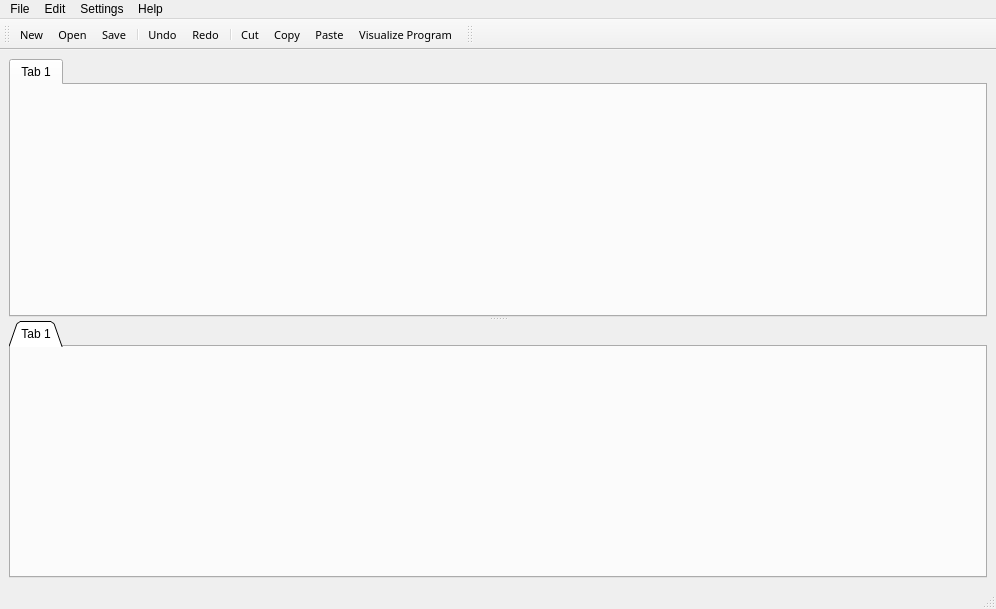
<?xml version="1.0" encoding="UTF-8"?>
<ui version="4.0">
 <class>MainWindow</class>
 <widget class="QMainWindow" name="MainWindow">
  <property name="geometry">
   <rect>
    <x>0</x>
    <y>0</y>
    <width>996</width>
    <height>609</height>
   </rect>
  </property>
  <property name="windowTitle">
   <string>Kipr's Instructional Software System</string>
  </property>
  <widget class="QWidget" name="ui_centralwidget">
   <layout class="QVBoxLayout">
    <item>
     <widget class="QSplitter" name="ui_splitter">
      <property name="orientation">
       <enum>Qt::Vertical</enum>
      </property>
      <property name="childrenCollapsible">
       <bool>false</bool>
      </property>
      <widget class="QTabWidget" name="ui_tabWidget">
       <property name="sizePolicy">
        <sizepolicy hsizetype="Expanding" vsizetype="Preferred">
         <horstretch>1</horstretch>
         <verstretch>1</verstretch>
        </sizepolicy>
       </property>
       <property name="tabPosition">
        <enum>QTabWidget::North</enum>
       </property>
       <property name="currentIndex">
        <number>0</number>
       </property>
       <property name="elideMode">
        <enum>Qt::ElideRight</enum>
       </property>
       <widget class="QWidget" name="tab">
        <attribute name="title">
         <string>Tab 1</string>
        </attribute>
       </widget>
      </widget>
      <widget class="QTabWidget" name="ui_errorView">
       <property name="sizePolicy">
        <sizepolicy hsizetype="Expanding" vsizetype="Preferred">
         <horstretch>1</horstretch>
         <verstretch>1</verstretch>
        </sizepolicy>
       </property>
       <property name="minimumSize">
        <size>
         <width>0</width>
         <height>0</height>
        </size>
       </property>
       <property name="maximumSize">
        <size>
         <width>16777215</width>
         <height>16777215</height>
        </size>
       </property>
       <property name="tabShape">
        <enum>QTabWidget::Triangular</enum>
       </property>
       <property name="currentIndex">
        <number>0</number>
       </property>
       <widget class="QWidget" name="tab_2">
        <attribute name="title">
         <string>Tab 1</string>
        </attribute>
       </widget>
      </widget>
     </widget>
    </item>
   </layout>
  </widget>
  <widget class="QStatusBar" name="ui_statusbar"/>
  <widget class="QToolBar" name="ui_mainToolBar">
   <property name="sizePolicy">
    <sizepolicy hsizetype="Preferred" vsizetype="Fixed">
     <horstretch>0</horstretch>
     <verstretch>0</verstretch>
    </sizepolicy>
   </property>
   <property name="font">
    <font>
     <family>Sans Serif</family>
     <pointsize>8</pointsize>
    </font>
   </property>
   <property name="windowTitle">
    <string>Editor Tools</string>
   </property>
   <property name="movable">
    <bool>true</bool>
   </property>
   <property name="allowedAreas">
    <set>Qt::AllToolBarAreas</set>
   </property>
   <property name="iconSize">
    <size>
     <width>16</width>
     <height>16</height>
    </size>
   </property>
   <property name="toolButtonStyle">
    <enum>Qt::ToolButtonTextBesideIcon</enum>
   </property>
   <attribute name="toolBarArea">
    <enum>TopToolBarArea</enum>
   </attribute>
   <attribute name="toolBarBreak">
    <bool>false</bool>
   </attribute>
   <addaction name="actionShortcutNew"/>
   <addaction name="actionShortcutOpen"/>
   <addaction name="actionShortcutSave"/>
   <addaction name="separator"/>
   <addaction name="actionShortcutUndo"/>
   <addaction name="actionShortcutRedo"/>
   <addaction name="separator"/>
   <addaction name="actionShortcutCut"/>
   <addaction name="actionShortcutCopy"/>
   <addaction name="actionShortcutPaste"/>
   <addaction name="actionVisualize_Program"/>
  </widget>
  <widget class="QToolBar" name="ui_targetToolBar">
   <property name="enabled">
    <bool>true</bool>
   </property>
   <property name="font">
    <font>
     <pointsize>8</pointsize>
    </font>
   </property>
   <property name="windowTitle">
    <string>Target Tools</string>
   </property>
   <property name="iconSize">
    <size>
     <width>16</width>
     <height>16</height>
    </size>
   </property>
   <property name="toolButtonStyle">
    <enum>Qt::ToolButtonTextBesideIcon</enum>
   </property>
   <attribute name="toolBarArea">
    <enum>TopToolBarArea</enum>
   </attribute>
   <attribute name="toolBarBreak">
    <bool>false</bool>
   </attribute>
  </widget>
  <widget class="QMenuBar" name="ui_menubar">
   <property name="geometry">
    <rect>
     <x>0</x>
     <y>0</y>
     <width>996</width>
     <height>19</height>
    </rect>
   </property>
   <widget class="QMenu" name="ui_menuFile">
    <property name="title">
     <string>File</string>
    </property>
    <addaction name="actionNew"/>
    <addaction name="actionOpen"/>
    <addaction name="actionSave"/>
    <addaction name="actionSave_As"/>
    <addaction name="separator"/>
    <addaction name="actionPrint"/>
    <addaction name="separator"/>
    <addaction name="actionClose"/>
    <addaction name="actionQuit"/>
   </widget>
   <widget class="QMenu" name="ui_menuEdit">
    <property name="title">
     <string>Edit</string>
    </property>
    <addaction name="actionUndo"/>
    <addaction name="actionRedo"/>
    <addaction name="separator"/>
    <addaction name="actionCut"/>
    <addaction name="actionCopy"/>
    <addaction name="actionPaste"/>
    <addaction name="actionSelect_All"/>
    <addaction name="separator"/>
    <addaction name="actionFind"/>
    <addaction name="actionFind_Next"/>
    <addaction name="actionGoto_Line"/>
    <addaction name="actionIndent_All"/>
    <addaction name="separator"/>
    <addaction name="actionZoom_In"/>
    <addaction name="actionZoom_Out"/>
   </widget>
   <widget class="QMenu" name="ui_menuSettings">
    <property name="title">
     <string>Settings</string>
    </property>
    <addaction name="actionChange_Target"/>
    <addaction name="actionChange_Port"/>
    <addaction name="separator"/>
    <addaction name="actionEditor_Settings"/>
    <addaction name="actionTarget_Settings"/>
   </widget>
   <widget class="QMenu" name="ui_menuHelp">
    <property name="title">
     <string>Help</string>
    </property>
    <addaction name="actionAbout"/>
    <addaction name="actionTarget_Manual"/>
   </widget>
   <addaction name="ui_menuFile"/>
   <addaction name="ui_menuEdit"/>
   <addaction name="ui_menuSettings"/>
   <addaction name="ui_menuHelp"/>
  </widget>
  <action name="actionNew">
   <property name="text">
    <string>&amp;New</string>
   </property>
   <property name="shortcut">
    <string>Ctrl+N</string>
   </property>
   <property name="menuRole">
    <enum>QAction::TextHeuristicRole</enum>
   </property>
  </action>
  <action name="actionSave">
   <property name="text">
    <string>&amp;Save</string>
   </property>
   <property name="shortcut">
    <string>Ctrl+S</string>
   </property>
  </action>
  <action name="actionOpen">
   <property name="text">
    <string>&amp;Open</string>
   </property>
   <property name="shortcut">
    <string>Ctrl+O</string>
   </property>
  </action>
  <action name="actionClose">
   <property name="text">
    <string>&amp;Close</string>
   </property>
   <property name="shortcut">
    <string>Ctrl+W</string>
   </property>
  </action>
  <action name="actionSave_As">
   <property name="text">
    <string>Save &amp;As</string>
   </property>
  </action>
  <action name="actionPrint">
   <property name="text">
    <string>&amp;Print</string>
   </property>
   <property name="shortcut">
    <string>Ctrl+P</string>
   </property>
  </action>
  <action name="actionUndo">
   <property name="text">
    <string>Undo</string>
   </property>
   <property name="shortcut">
    <string>Ctrl+Z</string>
   </property>
  </action>
  <action name="actionRedo">
   <property name="text">
    <string>Redo</string>
   </property>
   <property name="shortcut">
    <string>Ctrl+Y</string>
   </property>
  </action>
  <action name="actionCut">
   <property name="text">
    <string>Cut</string>
   </property>
   <property name="shortcut">
    <string>Ctrl+X</string>
   </property>
  </action>
  <action name="actionCopy">
   <property name="text">
    <string>Copy</string>
   </property>
   <property name="shortcut">
    <string>Ctrl+C</string>
   </property>
  </action>
  <action name="actionPaste">
   <property name="text">
    <string>Paste</string>
   </property>
   <property name="shortcut">
    <string>Ctrl+V</string>
   </property>
  </action>
  <action name="actionSelect_All">
   <property name="text">
    <string>Select All</string>
   </property>
   <property name="shortcut">
    <string>Ctrl+A</string>
   </property>
  </action>
  <action name="actionFind">
   <property name="text">
    <string>Find</string>
   </property>
   <property name="shortcut">
    <string>Ctrl+F</string>
   </property>
  </action>
  <action name="actionFind_Next">
   <property name="text">
    <string>Find Next</string>
   </property>
   <property name="shortcut">
    <string>Ctrl+G</string>
   </property>
  </action>
  <action name="actionGoto_Line">
   <property name="text">
    <string>Goto Line</string>
   </property>
   <property name="shortcut">
    <string>Ctrl+L</string>
   </property>
  </action>
  <action name="actionIndent_All">
   <property name="text">
    <string>Indent All</string>
   </property>
   <property name="shortcut">
    <string>Ctrl+I</string>
   </property>
  </action>
  <action name="actionQuit">
   <property name="text">
    <string>&amp;Quit</string>
   </property>
   <property name="shortcut">
    <string>Ctrl+Q</string>
   </property>
   <property name="menuRole">
    <enum>QAction::QuitRole</enum>
   </property>
  </action>
  <action name="actionChange_Target">
   <property name="text">
    <string>Change Target</string>
   </property>
  </action>
  <action name="actionShortcutNew">
   <property name="icon">
    <iconset>
     <normaloff>:/shortcuts/file/icon_set/icons/page_white.png</normaloff>:/shortcuts/file/icon_set/icons/page_white.png</iconset>
   </property>
   <property name="text">
    <string>New</string>
   </property>
  </action>
  <action name="actionShortcutOpen">
   <property name="icon">
    <iconset>
     <normaloff>:/shortcuts/file/icon_set/icons/folder.png</normaloff>:/shortcuts/file/icon_set/icons/folder.png</iconset>
   </property>
   <property name="text">
    <string>Open</string>
   </property>
  </action>
  <action name="actionShortcutSave">
   <property name="icon">
    <iconset>
     <normaloff>:/shortcuts/file/icon_set/icons/disk.png</normaloff>:/shortcuts/file/icon_set/icons/disk.png</iconset>
   </property>
   <property name="text">
    <string>Save</string>
   </property>
  </action>
  <action name="actionShortcutClose">
   <property name="icon">
    <iconset>
     <normaloff>:/shortcuts/file/icon_set/icons/cross.png</normaloff>:/shortcuts/file/icon_set/icons/cross.png</iconset>
   </property>
   <property name="text">
    <string>Close</string>
   </property>
  </action>
  <action name="actionShortcutUndo">
   <property name="icon">
    <iconset>
     <normaloff>:/shortcuts/edit/icon_set/icons/arrow_undo.png</normaloff>:/shortcuts/edit/icon_set/icons/arrow_undo.png</iconset>
   </property>
   <property name="text">
    <string>Undo</string>
   </property>
  </action>
  <action name="actionShortcutRedo">
   <property name="icon">
    <iconset>
     <normaloff>:/shortcuts/edit/icon_set/icons/arrow_redo.png</normaloff>:/shortcuts/edit/icon_set/icons/arrow_redo.png</iconset>
   </property>
   <property name="text">
    <string>Redo</string>
   </property>
  </action>
  <action name="actionShortcutCut">
   <property name="icon">
    <iconset>
     <normaloff>:/shortcuts/edit/icon_set/icons/cut.png</normaloff>:/shortcuts/edit/icon_set/icons/cut.png</iconset>
   </property>
   <property name="text">
    <string>Cut</string>
   </property>
  </action>
  <action name="actionShortcutCopy">
   <property name="icon">
    <iconset>
     <normaloff>:/shortcuts/edit/icon_set/icons/page_white_copy.png</normaloff>:/shortcuts/edit/icon_set/icons/page_white_copy.png</iconset>
   </property>
   <property name="text">
    <string>Copy</string>
   </property>
  </action>
  <action name="actionShortcutPaste">
   <property name="icon">
    <iconset>
     <normaloff>:/shortcuts/edit/icon_set/icons/page_white_paste.png</normaloff>:/shortcuts/edit/icon_set/icons/page_white_paste.png</iconset>
   </property>
   <property name="text">
    <string>Paste</string>
   </property>
  </action>
  <action name="actionCompile">
   <property name="icon">
    <iconset>
     <normaloff>:/shortcuts/target/icon_set/icons/bricks.png</normaloff>:/shortcuts/target/icon_set/icons/bricks.png</iconset>
   </property>
   <property name="text">
    <string>Compile</string>
   </property>
  </action>
  <action name="actionRun">
   <property name="icon">
    <iconset>
     <normaloff>:/shortcuts/target/icon_set/icons/bullet_go.png</normaloff>:/shortcuts/target/icon_set/icons/bullet_go.png</iconset>
   </property>
   <property name="text">
    <string>Run</string>
   </property>
  </action>
  <action name="actionStop">
   <property name="icon">
    <iconset>
     <normaloff>:/shortcuts/target/icon_set/icons/stop.png</normaloff>:/shortcuts/target/icon_set/icons/stop.png</iconset>
   </property>
   <property name="text">
    <string>Stop</string>
   </property>
  </action>
  <action name="actionDownload">
   <property name="icon">
    <iconset>
     <normaloff>:/shortcuts/target/icon_set/icons/ruby_blue.png</normaloff>:/shortcuts/target/icon_set/icons/ruby_blue.png</iconset>
   </property>
   <property name="text">
    <string>Download</string>
   </property>
  </action>
  <action name="actionAbout">
   <property name="text">
    <string>About</string>
   </property>
  </action>
  <action name="actionTarget_Manual">
   <property name="text">
    <string>Target Manual</string>
   </property>
  </action>
  <action name="actionChange_Font_Size">
   <property name="text">
    <string>Change Font Size</string>
   </property>
  </action>
  <action name="actionZoom_In">
   <property name="text">
    <string>Zoom In</string>
   </property>
   <property name="shortcut">
    <string>Ctrl++</string>
   </property>
  </action>
  <action name="actionZoom_Out">
   <property name="text">
    <string>Zoom Out</string>
   </property>
   <property name="shortcut">
    <string>Ctrl+-</string>
   </property>
  </action>
  <action name="actionChange_Port">
   <property name="text">
    <string>Change Port</string>
   </property>
  </action>
  <action name="actionEditor_Settings">
   <property name="text">
    <string>Editor Settings</string>
   </property>
  </action>
  <action name="actionTarget_Settings">
   <property name="text">
    <string>Target Settings</string>
   </property>
  </action>
  <action name="actionSimulate">
   <property name="icon">
    <iconset>
     <normaloff>:/shortcuts/target/icon_set/icons/bullet_go.png</normaloff>:/shortcuts/target/icon_set/icons/bullet_go.png</iconset>
   </property>
   <property name="text">
    <string>Simulate</string>
   </property>
  </action>
  <action name="actionVisualize_Program">
   <property name="text">
    <string>Visualize Program</string>
   </property>
   <property name="toolTip">
    <string>Visualize Program</string>
   </property>
  </action>
 </widget>
 <resources/>
 <connections>
  <connection>
   <sender>actionShortcutNew</sender>
   <signal>triggered()</signal>
   <receiver>actionNew</receiver>
   <slot>trigger()</slot>
   <hints>
    <hint type="sourcelabel">
     <x>-1</x>
     <y>-1</y>
    </hint>
    <hint type="destinationlabel">
     <x>-1</x>
     <y>-1</y>
    </hint>
   </hints>
  </connection>
  <connection>
   <sender>actionShortcutOpen</sender>
   <signal>triggered()</signal>
   <receiver>actionOpen</receiver>
   <slot>trigger()</slot>
   <hints>
    <hint type="sourcelabel">
     <x>-1</x>
     <y>-1</y>
    </hint>
    <hint type="destinationlabel">
     <x>-1</x>
     <y>-1</y>
    </hint>
   </hints>
  </connection>
  <connection>
   <sender>actionShortcutSave</sender>
   <signal>triggered()</signal>
   <receiver>actionSave</receiver>
   <slot>trigger()</slot>
   <hints>
    <hint type="sourcelabel">
     <x>-1</x>
     <y>-1</y>
    </hint>
    <hint type="destinationlabel">
     <x>-1</x>
     <y>-1</y>
    </hint>
   </hints>
  </connection>
  <connection>
   <sender>actionShortcutClose</sender>
   <signal>triggered()</signal>
   <receiver>actionClose</receiver>
   <slot>trigger()</slot>
   <hints>
    <hint type="sourcelabel">
     <x>-1</x>
     <y>-1</y>
    </hint>
    <hint type="destinationlabel">
     <x>-1</x>
     <y>-1</y>
    </hint>
   </hints>
  </connection>
  <connection>
   <sender>actionShortcutUndo</sender>
   <signal>triggered()</signal>
   <receiver>actionUndo</receiver>
   <slot>trigger()</slot>
   <hints>
    <hint type="sourcelabel">
     <x>-1</x>
     <y>-1</y>
    </hint>
    <hint type="destinationlabel">
     <x>-1</x>
     <y>-1</y>
    </hint>
   </hints>
  </connection>
  <connection>
   <sender>actionShortcutRedo</sender>
   <signal>triggered()</signal>
   <receiver>actionRedo</receiver>
   <slot>trigger()</slot>
   <hints>
    <hint type="sourcelabel">
     <x>-1</x>
     <y>-1</y>
    </hint>
    <hint type="destinationlabel">
     <x>-1</x>
     <y>-1</y>
    </hint>
   </hints>
  </connection>
  <connection>
   <sender>actionShortcutCut</sender>
   <signal>triggered()</signal>
   <receiver>actionCut</receiver>
   <slot>trigger()</slot>
   <hints>
    <hint type="sourcelabel">
     <x>-1</x>
     <y>-1</y>
    </hint>
    <hint type="destinationlabel">
     <x>-1</x>
     <y>-1</y>
    </hint>
   </hints>
  </connection>
  <connection>
   <sender>actionShortcutCopy</sender>
   <signal>triggered()</signal>
   <receiver>actionCopy</receiver>
   <slot>trigger()</slot>
   <hints>
    <hint type="sourcelabel">
     <x>-1</x>
     <y>-1</y>
    </hint>
    <hint type="destinationlabel">
     <x>-1</x>
     <y>-1</y>
    </hint>
   </hints>
  </connection>
  <connection>
   <sender>actionShortcutPaste</sender>
   <signal>triggered()</signal>
   <receiver>actionPaste</receiver>
   <slot>trigger()</slot>
   <hints>
    <hint type="sourcelabel">
     <x>-1</x>
     <y>-1</y>
    </hint>
    <hint type="destinationlabel">
     <x>-1</x>
     <y>-1</y>
    </hint>
   </hints>
  </connection>
  <connection>
   <sender>actionQuit</sender>
   <signal>triggered()</signal>
   <receiver>MainWindow</receiver>
   <slot>close()</slot>
   <hints>
    <hint type="sourcelabel">
     <x>-1</x>
     <y>-1</y>
    </hint>
    <hint type="destinationlabel">
     <x>396</x>
     <y>211</y>
    </hint>
   </hints>
  </connection>
 </connections>
</ui>
